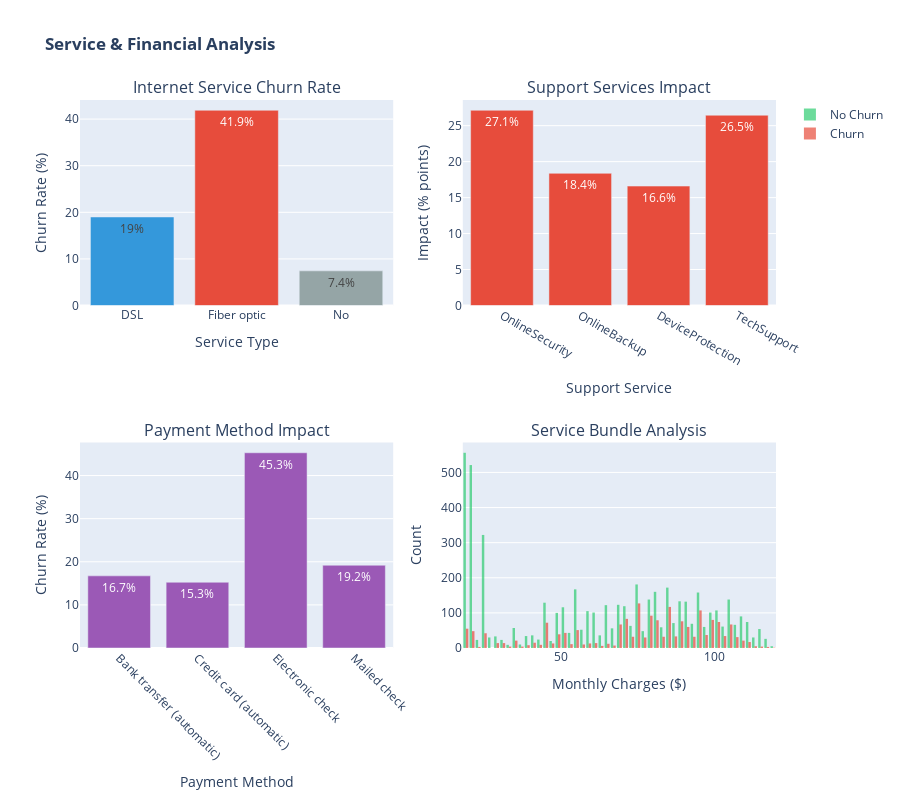

This figure's notebook cell:
### Code cell
# INTERNET SERVICE & SUPPORT SERVICES ANALYSIS
print("="*80)
print("INTERNET SERVICE & SUPPORT ANALYSIS")
print("="*80)

# Internet Service
internet_churn = pd.crosstab(df['InternetService'], df['Churn'], normalize='index') * 100

# Support Services
support_services = ['OnlineSecurity', 'OnlineBackup', 'DeviceProtection', 'TechSupport']
support_analysis = {}

for service in support_services:
    service_churn = pd.crosstab(df[service], df['Churn'], normalize='index') * 100
    if 'Yes' in service_churn.index and 'No' in service_churn.index:
        support_analysis[service] = {
            'with_service': service_churn.loc['Yes', 'Yes'],
            'without_service': service_churn.loc['No', 'Yes'],
            'impact': service_churn.loc['No', 'Yes'] - service_churn.loc['Yes', 'Yes']
        }

# Visualizations
fig = make_subplots(
    rows=2, cols=2,
    subplot_titles=('Internet Service Churn Rate', 'Support Services Impact',
                   'Payment Method Impact', 'Service Bundle Analysis'),
    specs=[[{'type':'bar'}, {'type':'bar'}],
           [{'type':'bar'}, {'type':'bar'}]]
)

# Internet Service
fig.add_trace(go.Bar(
    x=internet_churn.index,
    y=internet_churn['Yes'],
    marker_color=['#3498db', '#e74c3c', '#95a5a6'],
    text=internet_churn['Yes'].round(1),
    texttemplate='%{text}%',
    textposition='auto',
    showlegend=False
), row=1, col=1)

# Support Services Impact
services_list = list(support_analysis.keys())
impact_values = [support_analysis[s]['impact'] for s in services_list]
fig.add_trace(go.Bar(
    x=services_list,
    y=impact_values,
    marker_color='#e74c3c',
    text=[f'{v:.1f}%' for v in impact_values],
    textposition='auto',
    showlegend=False
), row=1, col=2)

# Payment Method
payment_churn = pd.crosstab(df['PaymentMethod'], df['Churn'], normalize='index') * 100
fig.add_trace(go.Bar(
    x=payment_churn.index,
    y=payment_churn['Yes'],
    marker_color='#9b59b6',
    text=payment_churn['Yes'].round(1),
    texttemplate='%{text}%',
    textposition='auto',
    showlegend=False
), row=2, col=1)

# Monthly Charges Distribution
fig.add_trace(go.Histogram(
    x=df[df['Churn']=='No']['MonthlyCharges'],
    name='No Churn',
    marker_color='#2ecc71',
    opacity=0.7
), row=2, col=2)
fig.add_trace(go.Histogram(
    x=df[df['Churn']=='Yes']['MonthlyCharges'],
    name='Churn',
    marker_color='#e74c3c',
    opacity=0.7
), row=2, col=2)

fig.update_xaxes(title_text="Service Type", row=1, col=1)
fig.update_xaxes(title_text="Support Service", row=1, col=2)
fig.update_xaxes(title_text="Payment Method", tickangle=45, row=2, col=1)
fig.update_xaxes(title_text="Monthly Charges ($)", row=2, col=2)

fig.update_yaxes(title_text="Churn Rate (%)", row=1, col=1)
fig.update_yaxes(title_text="Impact (% points)", row=1, col=2)
fig.update_yaxes(title_text="Churn Rate (%)", row=2, col=1)
fig.update_yaxes(title_text="Count", row=2, col=2)

fig.update_layout(height=800, showlegend=True, title_text="<b>Service & Financial Analysis</b>")
fig.show()

# Print detailed insights
print(f"\n📊 Internet Service Analysis:")
for service_type in internet_churn.index:
    print(f"   {service_type}: {internet_churn.loc[service_type, 'Yes']:.1f}% churn")

print(f"\n📊 Support Services Impact (Higher without service):")
for service, data in sorted(support_analysis.items(), key=lambda x: x[1]['impact'], reverse=True):
    print(f"   {service}: {data['impact']:.1f} percentage points higher without")
    print(f"      • With service: {data['with_service']:.1f}% churn")
    print(f"      • Without service: {data['without_service']:.1f}% churn")

print(f"\n💡 KEY INSIGHTS:")
print(f"   1. Fiber optic has HIGHEST churn ({internet_churn.loc['Fiber optic', 'Yes']:.1f}%)")
print(f"   2. Tech Support reduces churn by {support_analysis.get('TechSupport', {}).get('impact', 0):.1f} percentage points")
print(f"   3. Electronic check users have highest churn ({payment_churn.loc['Electronic check', 'Yes']:.1f}%)")

print(f"\n💼 RECOMMENDATIONS:")
print(f"   → Include basic tech support in ALL plans")
print(f"   → Investigate fiber optic quality/pricing issues")
print(f"   → Offer 2-3% discount for automatic payment methods")
print(f"   → Bundle support services with premium packages")

### Figure 1 — Plotly figure (JSON) as saved in the notebook; plotly's stock layout.template omitted (floating-point values rounded to 4 significant figures; data arrays with more than 128 entries replaced by an {"elided": "..."} marker saying what was removed)
{"data": [{"marker": {"color": ["#3498db", "#e74c3c", "#95a5a6"]}, "showlegend": false, "text": [19.0, 41.9, 7.4], "textposition": "auto", "texttemplate": "%{text}%", "type": "bar", "x": ["DSL", "Fiber optic", "No"], "xaxis": "x", "y": [19.0, 41.89, 7.434], "yaxis": "y"}, {"marker": {"color": "#e74c3c"}, "showlegend": false, "text": ["27.1%", "18.4%", "16.6%", "26.5%"], "textposition": "auto", "type": "bar", "x": ["OnlineSecurity", "OnlineBackup", "DeviceProtection", "TechSupport"], "xaxis": "x2", "y": [27.14, 18.37, 16.6, 26.45], "yaxis": "y2"}, {"marker": {"color": "#9b59b6"}, "showlegend": false, "text": [16.7, 15.3, 45.3, 19.2], "textposition": "auto", "texttemplate": "%{text}%", "type": "bar", "x": ["Bank transfer (automatic)", "Credit card (automatic)", "Electronic check", "Mailed check"], "xaxis": "x3", "y": [16.73, 15.25, 45.29, 19.2], "yaxis": "y3"}, {"marker": {"color": "#2ecc71"}, "name": "No Churn", "opacity": 0.7, "type": "histogram", "x": {"elided": "5163 float values"}, "xaxis": "x4", "yaxis": "y4"}, {"marker": {"color": "#e74c3c"}, "name": "Churn", "opacity": 0.7, "type": "histogram", "x": {"elided": "1869 float values"}, "xaxis": "x4", "yaxis": "y4"}], "layout": {"annotations": [{"font": {"size": 16}, "showarrow": false, "text": "Internet Service Churn Rate", "x": 0.225, "xanchor": "center", "xref": "paper", "y": 1, "yanchor": "bottom", "yref": "paper"}, {"font": {"size": 16}, "showarrow": false, "text": "Support Services Impact", "x": 0.775, "xanchor": "center", "xref": "paper", "y": 1, "yanchor": "bottom", "yref": "paper"}, {"font": {"size": 16}, "showarrow": false, "text": "Payment Method Impact", "x": 0.225, "xanchor": "center", "xref": "paper", "y": 0.375, "yanchor": "bottom", "yref": "paper"}, {"font": {"size": 16}, "showarrow": false, "text": "Service Bundle Analysis", "x": 0.775, "xanchor": "center", "xref": "paper", "y": 0.375, "yanchor": "bottom", "yref": "paper"}], "height": 800, "showlegend": true, "title": {"text": "<b>Service & Financial Analysis</b>"}, "xaxis": {"anchor": "y", "domain": [0, 0.45], "title": {"text": "Service Type"}}, "xaxis2": {"anchor": "y2", "domain": [0.55, 1], "title": {"text": "Support Service"}}, "xaxis3": {"anchor": "y3", "domain": [0, 0.45], "tickangle": 45, "title": {"text": "Payment Method"}}, "xaxis4": {"anchor": "y4", "domain": [0.55, 1], "title": {"text": "Monthly Charges ($)"}}, "yaxis": {"anchor": "x", "domain": [0.625, 1], "title": {"text": "Churn Rate (%)"}}, "yaxis2": {"anchor": "x2", "domain": [0.625, 1], "title": {"text": "Impact (% points)"}}, "yaxis3": {"anchor": "x3", "domain": [0, 0.375], "title": {"text": "Churn Rate (%)"}}, "yaxis4": {"anchor": "x4", "domain": [0, 0.375], "title": {"text": "Count"}}}}
